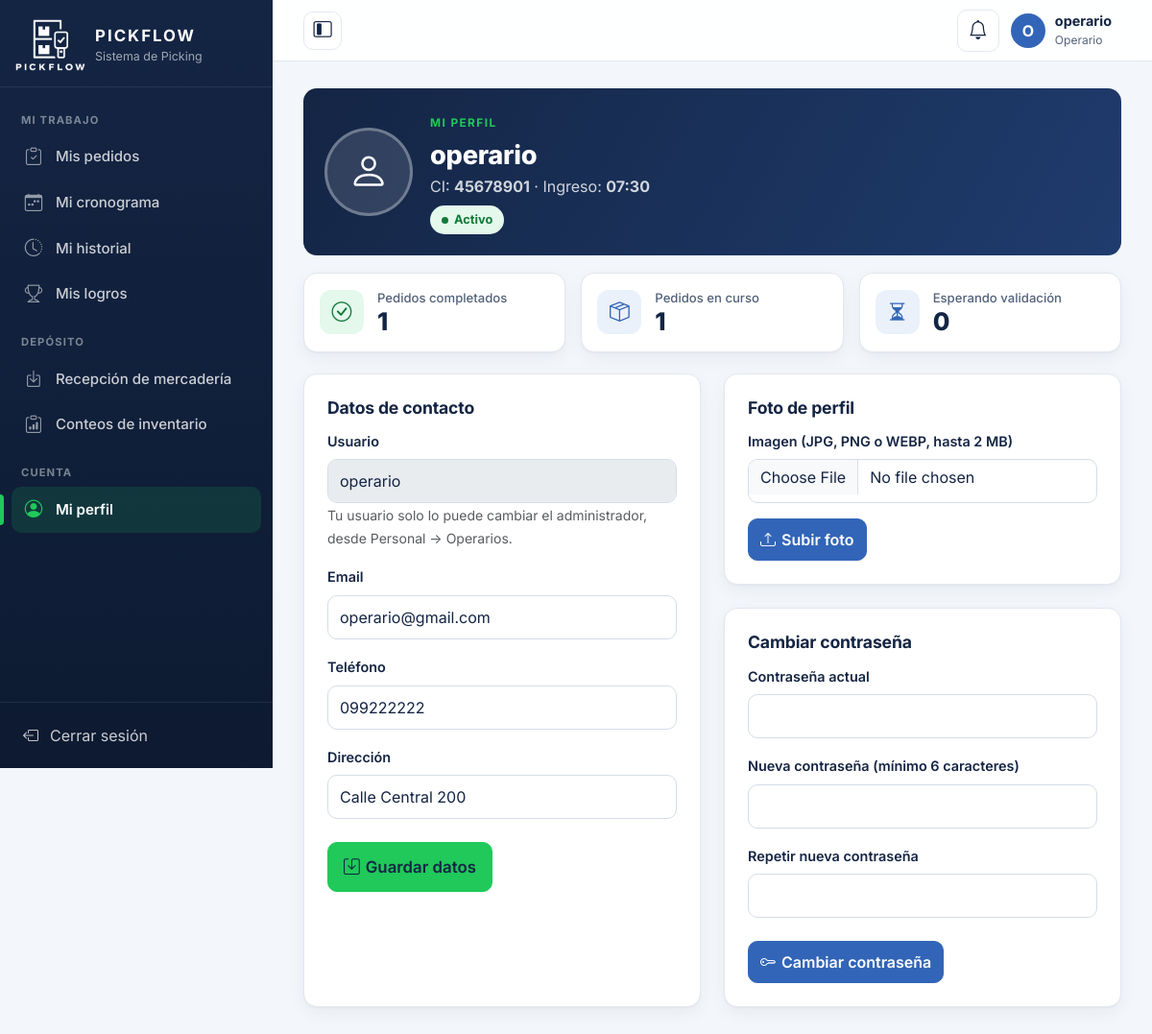
Screenshot of /index.php?c=perfil (signed in) with the database file from the repository.
### tables this page shows
CREATE TABLE Operario (
    CI VARCHAR(8) PRIMARY KEY,
    Estado VARCHAR(20) NOT NULL,                
    hora_ingreso TIME NOT NULL,
    FOREIGN KEY (CI) REFERENCES Persona(CI)
);

CREATE TABLE Persona (
    CI VARCHAR(8) PRIMARY KEY,
    usuario VARCHAR(100) NOT NULL UNIQUE,
    email VARCHAR(100) NOT NULL UNIQUE,
    contraseña VARCHAR(255) NOT NULL,           
    telefono VARCHAR(20),
    direccion VARCHAR(150),
    Rol VARCHAR(20) NOT NULL,                   
    foto_perfil VARCHAR(255) NULL               
);

### controller/Controlador.php (called while the page is built, shortened)
<?php
abstract class Controlador
{
    protected function vista($vista, array $datos = [])
    {
        $datos['csrf'] = $this->tokenCsrf();
        $datos['sesion'] = ['usuario' => (string)($_SESSION['usuario'] ?? ''), 'rol' => $this->rol(), 'foto' => $this->fotoUsuario()];
        extract($datos);
        require RAIZ . '/view/' . $vista . '.php';
    }
    protected function ciUsuario()
    {
        return (string)($_SESSION['usuario_id'] ?? '');
    }
    protected function rol()
    {
        return $_SESSION['rol'] ?? '';
    }
    protected function fotoUsuario()
    {
        return fotoPerfil($_SESSION['foto']);
    }
    protected function tokenCsrf()
    {
        return $_SESSION['csrf'];
    }
}

### controller/PerfilController.php (called while the page is built, shortened)
<?php
class PerfilController extends Controlador
{
    public function index()
    {
        $ci = $this->ciUsuario();
        $modelo = new Operario();
        $operario = $modelo->datosPerfil($ci);
        $mensaje = '';
        $error = '';
        $this->vista('operario/perfil', [
            'operario' => $operario,
            'resumen' => $modelo->resumenPedidos($ci),
            'foto' => fotoPerfil($operario['foto_perfil']),
            'mensaje' => $mensaje,
            'error' => $error,
        ]);
    }
}

### index.php (called while the page is built, shortened)
<?php
require RAIZ . '/model/Conexion.php';
require RAIZ . '/model/Modelo.php';
require RAIZ . '/view/ayudas.php';
require RAIZ . '/controller/Controlador.php';
spl_autoload_register(function ($clase) {
    foreach (['controller', 'model'] as $carpeta) {
        $archivo = RAIZ . '/' . $carpeta . '/' . $clase . '.php';
        if (is_file($archivo)) {
            return;
        }
    }
});
$accion = $_GET['a'] ?? 'index';
$controlador = new $rutas[$nombre]();
$controlador->$accion();

### view/ayudas.php (called while the page is built, shortened)
<?php
function e($texto)
{
    return htmlspecialchars((string)$texto, ENT_QUOTES, 'UTF-8');
}
function url($controlador = 'inicio', $accion = 'index', array $parametros = [])
{
    $ruta = ['c' => $controlador];
    if ($accion !== 'index') {
        $ruta['a'] = $accion;
    }
    return 'index.php?' . http_build_query($ruta + $parametros, '', '&', PHP_QUERY_RFC3986);
}
function recurso($ruta)
{
    $archivo = __DIR__ . '/../' . $ruta;
    return strpos($ruta, '://') === false && is_file($archivo) ? $ruta . '?v=' . filemtime($archivo) : $ruta;
}

### model/Modelo.php (called while the page is built, shortened)
<?php
abstract class Modelo
{
    protected $db;
    public function __construct()
    {
        $this->db = Conexion::obtener();
    }
    protected function preparar($sql, $tipos = '', array $parametros = [])
    {
        $stmt = $this->db->prepare($sql);
        if ($tipos !== '') {
            $stmt->bind_param($tipos, ...$parametros);
        }
        $stmt->execute();
        return $stmt;
    }
    protected function filas($sql, $tipos = '', array $parametros = [])
    {
        $stmt = $this->preparar($sql, $tipos, $parametros);
        $resultado = $stmt->get_result();
        $filas = $resultado ? $resultado->fetch_all(MYSQLI_ASSOC) : [];
        return $filas;
    }
    protected function fila($sql, $tipos = '', array $parametros = [])
    {
        return $this->filas($sql, $tipos, $parametros)[0] ?? null;
    }
}

### model/Conexion.php (called while the page is built, shortened)
<?php
class Conexion
{
    private static $conexion = null;
    public static function obtener()
    {
        if (self::$conexion === null) {
            try {
                $conexion = new mysqli(self::SERVIDOR, self::USUARIO, self::PASSWORD, self::BASE_DATOS, self::PUERTO);
            } catch (mysqli_sql_exception $ex) {
                error_log('PICKFLOW: error de conexión MySQL: ' . $ex->getMessage());
                http_response_code(503);
                exit('No se pudo conectar con la base de datos. Verificá que MySQL esté iniciado.');
            }
            $conexion->set_charset('utf8mb4');
            $conexion->query("SET time_zone = '-03:00'");
            self::$conexion = $conexion;
        }
        return self::$conexion;
    }
}

### model/Operario.php (called while the page is built, shortened)
<?php
class Operario extends Modelo
{
    public function datosPerfil($ci)
    {
        return $this->fila("SELECT p.CI, p.usuario, p.email, p.telefono, p.direccion, p.foto_perfil, p.`contraseña` AS hash,
                                   o.Estado, o.hora_ingreso
                            FROM Persona p INNER JOIN Operario o ON o.CI = p.CI
                            WHERE p.CI = ?", 's', [$ci]);
    }
    public function resumenPedidos($ci)
    {
        return $this->fila("SELECT SUM(estado = 'Completado') AS completados,
                                   SUM(estado IN ('Pendiente', 'En Picking')) AS activos,
                                   SUM(estado = 'Por validar') AS por_validar
                            FROM Pedido WHERE ci_operario = ?", 's', [$ci]);
    }
}

### view/operario/perfil.php (the view, shortened to what this page needs)
<?php
$seccion = 'perfil';
require RAIZ . '/view/layout/cabecera.php';
?>
<section class="perfil-cabecera">
    <div class="perfil-foto">
        <?php if ($foto) { ?>
            <img src="<?= e($foto) ?>" alt="Foto de perfil de <?= e($operario['usuario']) ?>">
        <?php } else { ?>
            <i class="bi bi-person" aria-hidden="true"></i>
        <?php } ?>
    </div>
    <div class="perfil-info">
        <span class="encabezado-etiqueta">MI PERFIL</span>
        <h1><?= e($operario['usuario']) ?></h1>
        <p>CI: <strong><?= e($operario['CI']) ?></strong> · Ingreso: <strong><?= e(substr((string)$operario['hora_ingreso'], 0, 5)) ?></strong></p>
        <span class="estado <?= strtolower($operario['Estado']) === 'activo' ? 'activo' : '' ?>"><?= e($operario['Estado']) ?></span>
    </div>
</section>
<section class="indicadores indicadores-3">
    <div class="indicador indicador-verde"><i class="bi bi-check-circle"></i><div><span>Pedidos completados</span><strong><?= (int)$resumen['completados'] ?></strong></div></div>
    <div class="indicador"><i class="bi bi-box-seam"></i><div><span>Pedidos en curso</span><strong><?= (int)$resumen['activos'] ?></strong></div></div>
    <div class="indicador"><i class="bi bi-hourglass-split"></i><div><span>Esperando validación</span><strong><?= (int)$resumen['por_validar'] ?></strong></div></div>
</section>
<div class="row g-4">
    <div class="col-lg-6">
        <div class="tarjeta h-100">
            <h2 class="tarjeta-titulo">Datos de contacto</h2>
            <form method="POST" action="<?= e(url('perfil')) ?>" novalidate>
                <div class="mb-3">
                    <label class="form-label" for="usuario">Usuario</label>
                    <input class="form-control" id="usuario" value="<?= e($operario['usuario']) ?>" disabled>
                    <small class="text-muted">Tu usuario solo lo puede cambiar el administrador, desde Personal → Operarios.</small>
                </div>
                <div class="mb-3">
                    <label class="form-label" for="email">Email</label>
                    <input class="form-control" type="email" id="email" name="email" maxlength="100" value="<?= e($operario['email']) ?>" required>
                </div>
                <div class="mb-3">
                    <label class="form-label" for="telefono">Teléfono</label>
                    <input class="form-control" type="tel" id="telefono" name="telefono" maxlength="20" value="<?= e($operario['telefono']) ?>">
                </div>
                <div class="mb-4">
                    <label class="form-label" for="direccion">Dirección</label>
                    <input class="form-control" id="direccion" name="direccion" maxlength="150" value="<?= e($operario['direccion']) ?>">
                </div>
                <button type="submit" class="btn btn-success btn-lg"><i class="bi bi-save"></i> Guardar datos</button>
            </form>
        </div>
    </div>
    <div class="col-lg-6">
        <div class="tarjeta mb-4">
            <h2 class="tarjeta-titulo">Foto de perfil</h2>
            <form method="POST" action="<?= e(url('perfil')) ?>" enctype="multipart/form-data">
                <div class="mb-3">
                    <label class="form-label" for="foto">Imagen (JPG, PNG o WEBP, hasta 2 MB)</label>
                    <input class="form-control" type="file" id="foto" name="foto" accept="image/jpeg,image/png,image/webp" required>
                </div>
                <button type="submit" class="btn btn-primary"><i class="bi bi-upload"></i> Subir foto</button>
            </form>
        </div>
        <div class="tarjeta">
            <h2 class="tarjeta-titulo">Cambiar contraseña</h2>
            <form method="POST" action="<?= e(url('perfil')) ?>">
                <div class="mb-3">
                    <label class="form-label" for="password_actual">Contraseña actual</label>
                    <input class="form-control" type="password" id="password_actual" name="password_actual" autocomplete="current-password" required>
                </div>
                <div class="mb-3">
                    <label class="form-label" for="password_nueva">Nueva contraseña (mínimo 6 caracteres)</label>
                    <input class="form-control" type="password" id="password_nueva" name="password_nueva" minlength="6" autocomplete="new-password" required>
                </div>
                <div class="mb-4">
                    <label class="form-label" for="password_repetir">Repetir nueva contraseña</label>
                    <input class="form-control" type="password" id="password_repetir" name="password_repetir" minlength="6" autocomplete="new-password" required>
                </div>
                <button type="submit" class="btn btn-primary"><i class="bi bi-key"></i> Cambiar contraseña</button>
            </form>
        </div>
    </div>
</div>
<?php require RAIZ . '/view/layout/pie.php'; ?>

### view/layout/cabecera.php (shortened to what this page needs)
<?php
$esAdmin = $sesion['rol'] === 'admin';
$panel = $esAdmin ? url('admin') : url('picking');
$seccion = $seccion ?? '';
$iniciales = mb_strtoupper(mb_substr($sesion['usuario'], 0, 1));
?>
<!DOCTYPE html>
<html lang="es">
<head>
<link href="https://cdn.jsdelivr.net/npm/bootstrap@5.3.3/dist/css/bootstrap.min.css" rel="stylesheet">
<link rel="stylesheet" href="https://cdn.jsdelivr.net/npm/bootstrap-icons@1.11.3/font/bootstrap-icons.min.css">
<link rel="stylesheet" href="<?= e(recurso('css/app.css')) ?>">
</head>
<body class="app">
<div class="app-layout">
    <aside class="app-sidebar offcanvas-xl offcanvas-start" id="menuLateral" tabindex="-1" aria-label="Menú principal">
        <div class="sidebar-marca">
            <a href="<?= e($panel) ?>" title="Ir al panel principal">
                <img src="<?= e(recurso('img/logo-blanco.png')) ?>" alt="PICKFLOW - ir al panel principal" class="sidebar-logo">
                <span>
                    <strong>PICKFLOW</strong>
                    <small><?= $esAdmin ? 'Panel administrativo' : 'Sistema de Picking' ?></small>
                </span>
            </a>
        </div>
        <nav class="sidebar-nav" aria-label="Opciones del sistema">
            <?php foreach ($menuLateral as $menuGrupo => $menuOpciones) { ?>
                <p class="sidebar-grupo"><?= e($menuGrupo) ?></p>
                <ul>
                    <?php foreach ($menuOpciones as [$mClave, $mControlador, $mAccion, $mParametros, $mIcono, $mTexto]) { $mActiva = $mClave === $seccion; ?>
                        <li>
                            <a href="<?= e(url($mControlador, $mAccion, $mParametros)) ?>" class="<?= $mActiva ? 'activa' : '' ?>" <?= $mActiva ? 'aria-current="page"' : '' ?>>
                                <i class="bi <?= $mIcono ?>" aria-hidden="true"></i><span><?= e($mTexto) ?></span>
                            </a>
                        </li>
                    <?php } ?>
                </ul>
            <?php } ?>
        </nav>
        <div class="sidebar-pie">
            <a href="<?= e(url('auth', 'salir')) ?>" class="sidebar-salir"><i class="bi bi-box-arrow-left" aria-hidden="true"></i><span>Cerrar sesión</span></a>
        </div>
    </aside>
    <div class="app-principal">
        <header class="app-topbar">
            <button type="button" class="btn-menu btn-colapsar-menu d-none d-xl-inline-flex" id="btnColapsarMenu" aria-controls="menuLateral" aria-pressed="false" title="Minimizar menú" aria-label="Minimizar menú">
                <i class="bi bi-layout-sidebar-inset" aria-hidden="true"></i>
            </button>
            <div class="topbar-usuario">
                <div class="dropdown avisos" id="avisos" data-url="<?= e(url('aviso', 'listar')) ?>">
                    <button type="button" class="btn-menu btn-avisos" data-bs-toggle="dropdown" data-bs-display="static" aria-expanded="false" aria-label="Avisos" title="Avisos">
                        <i class="bi bi-bell" aria-hidden="true"></i>
                    </button>
                </div>
                <?php if ($esAdmin) { ?>
                    <span class="usuario-chip"><span class="avatar" aria-hidden="true"><?= e($iniciales) ?></span><span class="usuario-datos"><strong><?= e($sesion['usuario']) ?></strong><small>Administrador</small></span></span>
                <?php } else { ?>
                    <a href="<?= e(url('perfil')) ?>" class="usuario-chip" title="Ver mi perfil"><?php if (!empty($sesion['foto'])) { ?><img src="<?= e($sesion['foto']) ?>" alt="" class="avatar avatar-foto"><?php } else { ?><span class="avatar" aria-hidden="true"><?= e($iniciales) ?></span><?php } ?><span class="usuario-datos"><strong><?= e($sesion['usuario']) ?></strong><small>Operario</small></span></a>
                <?php } ?>
            </div>
        </header>
        <main id="contenido" class="app-contenido">

### rows the page displays
operario: CI.usuario "O", CI.usuario "operario", CI.CI "45678901", hora_ingreso "07:30", Estado "Activo", email "operario@gmail.com", telefono "099222222", direccion "Calle Central 200"

### other values shown
$menuGrupo "MI TRABAJO"
$mTexto "Mis pedidos"
$mTexto "Mi cronograma"
$mTexto "Mi historial"
$mTexto "Mis logros"
$menuGrupo "DEPÓSITO"
$mTexto "Recepción de mercadería"
$mTexto "Conteos de inventario"
$menuGrupo "CUENTA"
$mTexto "Mi perfil"
$resumen['completados'] "1"
$resumen['activos'] "1"
$resumen['por_validar'] "0"
